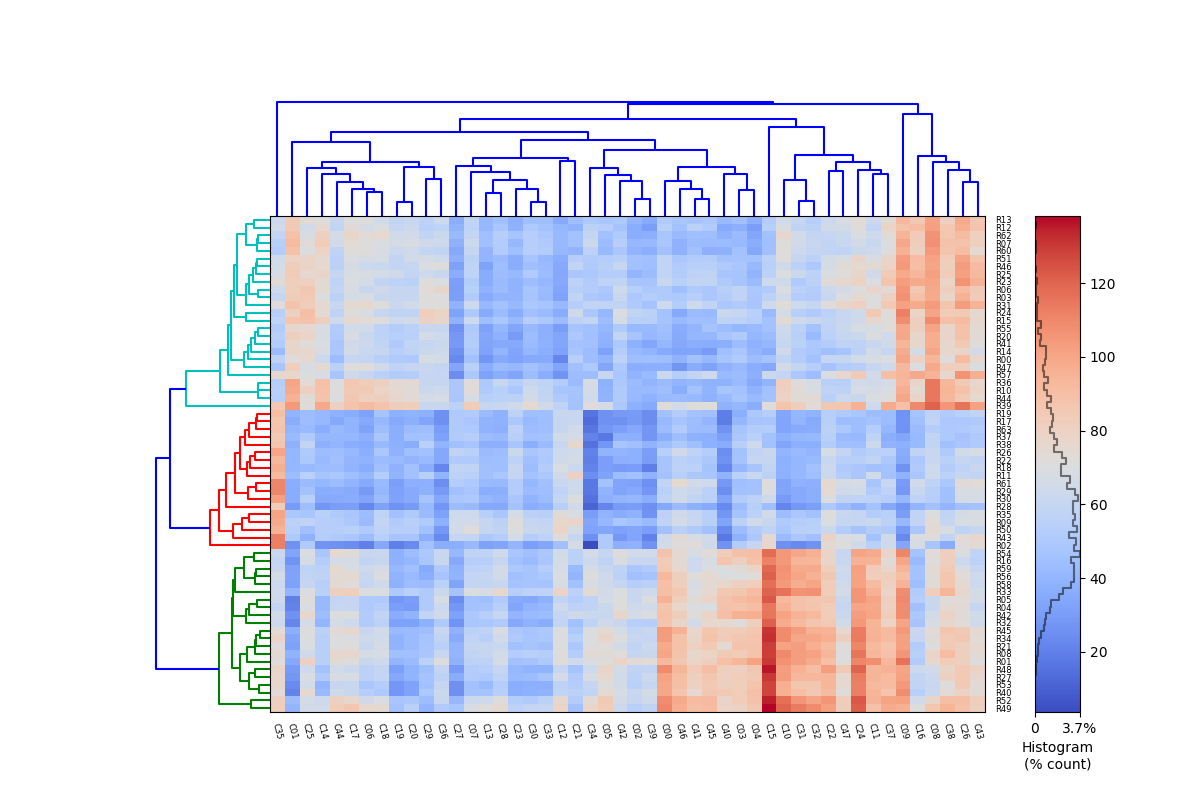

Write the Python code that produced this figure.

import numpy as np
from scipy.cluster.hierarchy import linkage
import matplotlib.pyplot as plt
from heatmapcluster import heatmapcluster


def make_data(size, seed=None):
    if seed is not None:
        np.random.seed(seed)

    s = np.random.gamma([7, 6, 5], [6, 8, 6], size=(size[1], 3)).T
    i = np.random.choice(range(len(s)), size=size[0])
    x = s[i]

    t = np.random.gamma([8, 5, 6], [3, 3, 2.1], size=(size[0], 3)).T
    j = np.random.choice(range(len(t)), size=size[1])

    x += 1.1*t[j].T

    x += 2*np.random.randn(*size)

    row_labels = [('R%02d' % k) for k in range(x.shape[0])]
    col_labels = [('C%02d' % k) for k in range(x.shape[1])]

    return x, row_labels, col_labels


x, row_labels, col_labels = make_data(size=(64, 48), seed=123)

h = heatmapcluster(x, row_labels, col_labels,
                   num_row_clusters=3, num_col_clusters=0,
                   label_fontsize=6,
                   xlabel_rotation=-75,
                   cmap=plt.cm.coolwarm,
                   show_colorbar=True,
                   top_dendrogram=True,
                   row_linkage=lambda x: linkage(x, method='average',
                                                 metric='cityblock'),
                   col_linkage=lambda x: linkage(x.T, method='average',
                                                 metric='cityblock'),
                   histogram=True)

plt.show()
